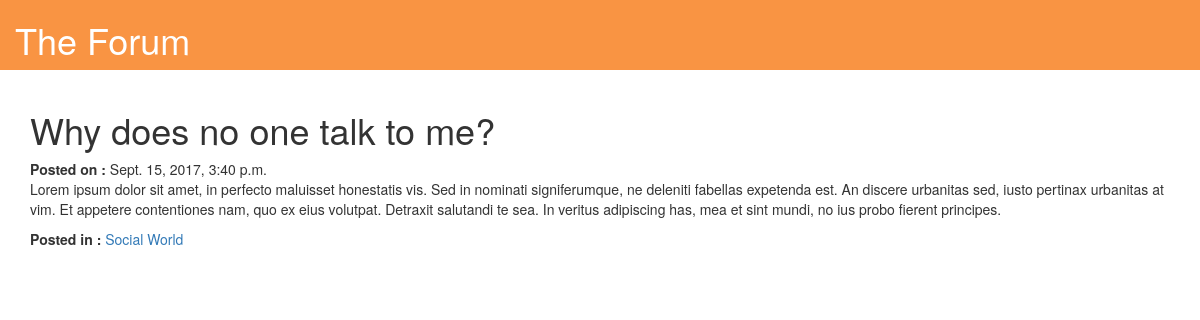
The app's page /forum/2/ with its own data.
### forum/models.py (models this page shows, shortened)
class ForumPost(models.Model):
	topic = models.CharField(max_length=255)
	text = models.CharField(max_length=1000)
	date = models.DateTimeField('date')
	category = models.ForeignKey( PostCategory, on_delete = models.CASCADE )

class PostCategory(models.Model):
    name = models.CharField(max_length=255)
    url = models.SlugField()
    def __str__(self):
        return self.url
    class Meta:
        verbose_name_plural = 'post categories'

### forum/views.py (the view)
# urls.py: url(r'^([0-9]+)/$',views.PostDetail, name='post_detail'),
def PostDetail(request,post_id):
	current_post = get_object_or_404(ForumPost, pk=post_id)
	return render(request,'forum/post_detail.html',{'current_post':current_post})

### forum/templates/forum/post_detail.html
{% extends 'forum/base.html' %}
{% block content %}
{% with current_post as cp%}
<h1>{{cp.topic}}</h1>
<b> Posted on :</b> {{cp.date}}
<p>{{cp.text}}</p>
<b>  Posted in :</b> <a href = '/forum/category/{{cp.category}}'> {{cp.category.name}} </a>
<br>
{%endwith%}
{%endblock%}

### records on screen
ForumPost: topic "Why does no one talk to me?", date "Sept. 15, 2017, 3:40 p.m.", text "Lorem ipsum dolor sit amet, in perfecto maluisset honestatis vis. Sed in nominati signiferumque, ne deleniti fabellas expetenda est. An discere urbanitas sed, iusto pertinax urbanitas at vim. Et appetere contentiones nam, quo ex eius volutpat. Detraxit salutandi te sea. In veritus adipiscing has, mea et sint mundi, no ius probo fierent principes.", category.name "Social World"
